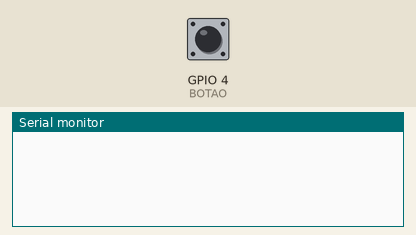
This sketch was run on a simulated ESP32. Shown: the last lines printed to the serial monitor. Inputs (shaded band) come from the test bench; at power-on: GPIO 4 (BOTAO) HIGH.

Above: at 1.2 s.
1.3 s: GPIO 4 (BOTAO) pulled LOW for 0.15 s
At 2.1 s:
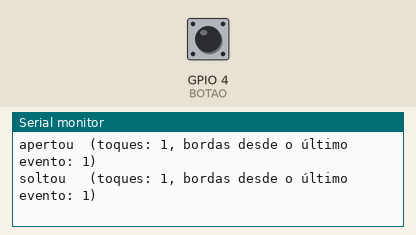
2.9 s: GPIO 4 (BOTAO) pulled LOW for 1 s
At 3.7 s:
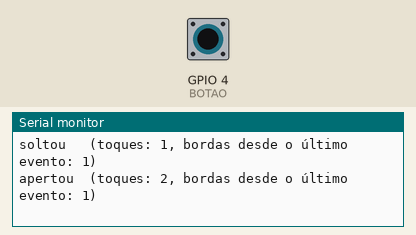
5.4 s: GPIO 4 (BOTAO) pulled LOW for 0.15 s
At 6.4 s:
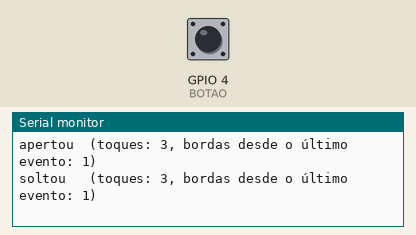

Measured:
- after the input at 1.3 s, the serial monitor: prints a new line at once (image 1)
- after the input at 2.9 s, the serial monitor: prints a new line at once (image 2)
- after the input at 5.4 s, the serial monitor: prints a new line at once (image 3)

The sketch:

RepiqueBotao.ino
```cpp
const int BOTAO = 4;               // botão entre o GPIO 4 e o GND
const uint32_t JANELA_US = 30000;  // 30 ms sem bordas = repique acabou

volatile uint32_t bordas = 0;      // todas as bordas, com repique
volatile uint32_t ultima_us = 0;   // instante da borda mais recente

void ARDUINO_ISR_ATTR na_borda() {
  bordas++;
  ultima_us = micros();
}

void setup() {
  Serial.begin(115200);
  pinMode(BOTAO, INPUT_PULLUP);
  attachInterrupt(digitalPinToInterrupt(BOTAO), na_borda, CHANGE);
}

void loop() {
  static uint32_t vistas = 0;      // bordas já tratadas
  static bool apertado = false;    // último estado estável
  static uint32_t toques = 0;

  uint32_t agora = bordas;
  if (agora != vistas && micros() - ultima_us > JANELA_US) {
    bool nivel_baixo = digitalRead(BOTAO) == LOW;
    if (nivel_baixo != apertado) {
      apertado = nivel_baixo;
      if (apertado) toques++;
      Serial.printf("%s  (toques: %lu, bordas desde o último evento: %lu)\n",
                    apertado ? "apertou" : "soltou ",
                    (unsigned long)toques, (unsigned long)(agora - vistas));
    }
    vistas = agora;
  }
  delay(1);
}
```
